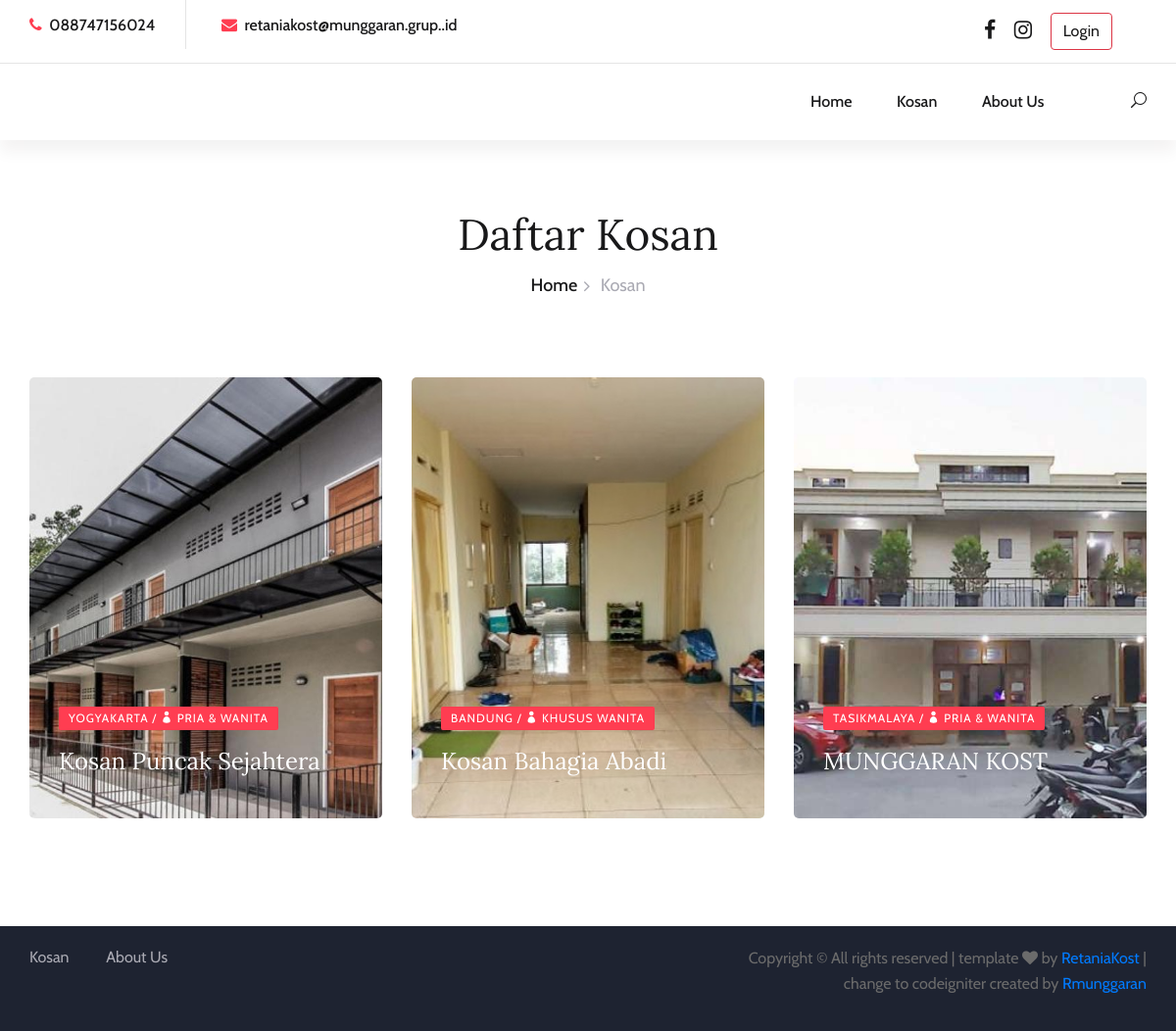
Page /index.php/pages/kosan on the committed database.
### tables this page shows
CREATE TABLE `social_media` (
  `id_sosmed` int(1) NOT NULL,
  `link` text DEFAULT NULL
);

CREATE TABLE `kosan` (
  `id_kosan` int(10) NOT NULL,
  `nama_kosan` varchar(100) NOT NULL,
  `wilayah` varchar(100) NOT NULL,
  `layanan` varchar(20) NOT NULL,
  `foto_utama` text DEFAULT NULL,
  `foto_kamar` text DEFAULT NULL,
  `foto_toilet` text DEFAULT NULL,
  `tlp` varchar(20) NOT NULL,
  `map` text DEFAULT NULL,
  `alamat` text DEFAULT NULL,
  `deskripsi` text NOT NULL
);

### application/controllers/Pages.php (called while the page is built, shortened)
<?php
class Pages extends CI_Controller {
    public function __construct() {
        $this->load->model('Sosmed_model');
        $this->load->library('session');
    }
    public function kosan() {
        $this->load->model('Kosan_model');
        $data['kosan'] = $this->Kosan_model->getRecentKosan();
        $data_ig['ig'] = $this->Sosmed_model->getLinkIg();
        $data_fb['fb'] = $this->Sosmed_model->getLinkFb();
        $data_tlp['tlp'] = $this->Sosmed_model->getLinkTlp();
        $data_email['email'] = $this->Sosmed_model->getLinkEmail();
        $da = array_merge($data_ig, $data_fb, $data_tlp, $data_email);
        $this->load->view('header',$da);
        $this->load->view('kosan',$data);
        $this->load->view('footer');
    }
}

### index.php (called while the page is built, shortened)
<?php
require_once BASEPATH.'core/CodeIgniter.php';

### application/models/Sosmed_model.php (called while the page is built, shortened)
<?php
class Sosmed_model extends CI_Model {
    public function getLinkIg() {
        $query = $this->db->get_where('social_media', array('id_sosmed' => 1));
        return $query->row_array();
    }
    public function getLinkFb() {
        $query = $this->db->get_where('social_media', array('id_sosmed' => 2));
        return $query->row_array();
    }
    public function getLinkTlp() {
        $query = $this->db->get_where('social_media', array('id_sosmed' => 3));
        return $query->row_array();
    }
    public function getLinkEmail() {
        $query = $this->db->get_where('social_media', array('id_sosmed' => 4));
        return $query->row_array();
    }
}
?>

### application/models/kosan_model.php (called while the page is built, shortened)
<?php
class Kosan_model extends CI_Model {
    public function getRecentKosan($limit = 6) {
        $this->db->order_by('id_kosan', 'DESC');
        $this->db->limit($limit);
        $query = $this->db->get('kosan');
        return $query->result_array();
    }
}

### application/views/kosan.php (the view)
<div class="breadcrumb-section">
    <div class="container">
        <div class="row">
            <div class="col-lg-12">
                <div class="breadcrumb-text">
                    <h2>Daftar Kosan</h2>
                    <div class="bt-option">
                        <a href="pages/index">Home</a>
                        <span>Kosan</span>
                    </div>
                </div>
            </div>
        </div>
    </div>
</div>
<section class="rooms-section spad">
    <div class="container">
        <div class="row">
        <?php $replace = array("KOTA", "ADM.", "KAB.");
            foreach ($kosan as $kosan_item): ?>
                <div class="col-lg-4">
                    <div class="blog-item set-bg" data-setbg="<?php echo base_url('public/admin/img/db_images/' . $kosan_item['foto_utama']) ?>">
                        <div class="bi-text">
                            <span class="b-tag"><?= str_replace($replace, "", $kosan_item['wilayah']) ?> / <i class="icon_profile"></i> <?= $kosan_item['layanan'] ?></span>
                            <h4><a href="<?= site_url('kosan/detail/' . $kosan_item['id_kosan']) ?>"><?= ucwords($kosan_item['nama_kosan']) ?></a></h4>
                        </div>
                    </div>
                </div>
            <?php endforeach; ?>
        </div>
    </div>
</section>

### application/views/header.php (shortened to what this page needs)
<!DOCTYPE html>
<html lang="zxx">
<head>
    <link rel="stylesheet" href="<?php echo base_url() ?>public/sona/css/bootstrap.min.css" type="text/css">
    <link rel="stylesheet" href="<?php echo base_url() ?>public/sona/css/font-awesome.min.css" type="text/css">
    <link rel="stylesheet" href="<?php echo base_url() ?>public/sona/css/elegant-icons.css" type="text/css">
    <link rel="stylesheet" href="<?php echo base_url() ?>public/sona/css/flaticon.css" type="text/css">
    <link rel="stylesheet" href="<?php echo base_url() ?>public/sona/css/owl.carousel.min.css" type="text/css">
    <link rel="stylesheet" href="<?php echo base_url() ?>public/sona/css/nice-select.css" type="text/css">
    <link rel="stylesheet" href="<?php echo base_url() ?>public/sona/css/jquery-ui.min.css" type="text/css">
    <link rel="stylesheet" href="<?php echo base_url() ?>public/sona/css/magnific-popup.css" type="text/css">
    <link rel="stylesheet" href="<?php echo base_url() ?>public/sona/css/slicknav.min.css" type="text/css">
    <link rel="stylesheet" href="<?php echo base_url() ?>public/sona/css/style.css" type="text/css">
</head>
<body>
    <header class="header-section header-normal">
        <div class="top-nav">
            <div class="container">
                <div class="row">
                    <div class="col-lg-6">
                        <ul class="tn-left">
                            <li><i class="fa fa-phone"></i> <?= $tlp['link'] ?> </li>
                            <li><i class="fa fa-envelope"></i> <?= $email['link']; ?></li>
                        </ul>
                    </div>
                    <div class="col-lg-6">
                        <div class="tn-right">
                            <div class="top-social">
                                <a href="<?= $fb['link'] ?>" target="_blank"><i class="fa fa-facebook fa-lg"> </i></a>
                                <a href="<?= $ig['link'] ?>" target="_blank"><i class="fa fa-instagram fa-lg"></i></a>
                                <?php if ($this->session->userdata('admin_logged_in') || $this->session->userdata('user_logged_in')): ?>
                                    <?php if ($this->session->userdata('admin_logged_in')): ?>
                                    <a href="<?= site_url('admin/dashboard'); ?>" class="btn btn-outline-danger"> dashboard</a>
                                    <?php else : ?>
                                    <a href="<?= site_url('user'); ?>" class="btn btn-outline-danger"> dashboard</a>
                                    <?php endif ; ?>
                                <?php else: ?>
                                    <a href="<?php echo base_url('auth/login'); ?>" class="btn btn-outline-danger">Login</a>
                                <?php endif; ?>
                            </div>
                        </div>
                    </div>
                </div>
            </div>
        </div>
        <div class="menu-item">
            <div class="container">
                <div class="row">
                    <div class="col-lg-2">
                        <div class="logo">
                        </div>
                    </div>
                    <div class="col-lg-10">
                        <div class="nav-menu">
                            <nav class="mainmenu">
                                <ul>
                                    <li <?= (uri_string() == 'index') ? 'class="active"' : '' ?>>
                                        <a href="/webkost/index">Home</a>
                                    </li>
                                    <li <?= (uri_string() == 'kosan') ? 'class="active"' : '' ?>>
                                        <a href="/webkost/kosan">Kosan</a>
                                    </li>
                                    <li <?= (uri_string() == 'about') ? 'class="active"' : '' ?>>
                                        <a href="/webkost/about">About Us</a>
                                    </li>
                                </ul>
                            </nav>
                            <div class="nav-right search-switch">
                                <i class="icon_search"></i>
                            </div>
                        </div>
                    </div>
                </div>
            </div>
        </div>
    </header>

### public/sona/css/style.css (style rules this page uses)
html, body { height: 100%; font-family: "Cabin", sans-serif; -webkit-font-smoothing: antialiased; font-smoothing: antialiased; }
h1, h2, h3, h4, h5, h6 { margin: 0; color: #111111; font-weight: 400; font-family: "Lora", serif; }
h2 { font-size: 36px; }
h4 { font-size: 24px; }
ul, ol { padding: 0; margin: 0; }
.set-bg { background-repeat: no-repeat; background-size: cover; background-position: top center; }
.spad { padding-top: 100px; padding-bottom: 100px; }
.header-section.header-normal .menu-item { -webkit-box-shadow: 0px 12px 15px rgba(36, 11, 12, 0.05); box-shadow: 0px 12px 15px rgba(36, 11, 12, 0.05); }
.top-nav { border-bottom: 1px solid #e5e5e5; }
.top-nav .tn-left li { list-style: none; display: inline-block; font-size: 16px; color: #19191a; font-weight: 500; padding: 14px 0 12px; margin-right: 64px; position: relative; }
.top-nav .tn-left li:after { position: absolute; right: -32px; top: 0; width: 1px; height: 100%; background: #e5e5e5; content: ""; }
.top-nav .tn-left li:last-child { margin-right: 0; }
.top-nav .tn-left li:last-child:after { display: none; }
.top-nav .tn-left li i { color: #ff3d51; margin-right: 4px; }
.top-nav .tn-right { text-align: right; }
.top-nav .tn-right .top-social { display: inline-block; margin-right: 35px; padding: 13px 0; }
.top-nav .tn-right .top-social a { display: inline-block; font-size: 16px; color: #19191a; margin-left: 15px; }
.menu-item { position: relative; z-index: 9; }
.menu-item .logo { padding: 25px 0; }
.menu-item .nav-menu { text-align: right; }
.menu-item .nav-menu .mainmenu { display: inline-block; }
.menu-item .nav-menu .mainmenu li { list-style: none; display: inline-block; position: relative; z-index: 1; }
.menu-item .nav-menu .mainmenu li a { font-size: 16px; color: #19191a; margin-right: 42px; font-weight: 500; display: inline-block; padding: 27px 0; position: relative; -webkit-transition: all 0.3s; -o-transition: all 0.3s; transition: all 0.3s; }
.menu-item .nav-menu .mainmenu li a:after { position: absolute; left: 0; top: 52px; width: 100%; height: 2px; background: #ff3d51; content: ""; opacity: 0; -webkit-transition: all 0.3s; -o-transition: all 0.3s; transition: all 0.3s; }
.menu-item .nav-menu .nav-right { display: inline-block; margin-left: 43px; padding: 27px 0px; }
.menu-item .nav-menu .nav-right i { font-size: 16px; color: #19191a; cursor: pointer; }
.breadcrumb-section { padding-top: 70px; padding-bottom: 80px; }
.breadcrumb-text { text-align: center; }
.breadcrumb-text h2 { font-size: 44px; color: #19191a; margin-bottom: 12px; }
.breadcrumb-text .bt-option a { display: inline-block; font-size: 18px; color: #19191a; margin-right: 20px; position: relative; font-weight: 500; }
.breadcrumb-text .bt-option a:after { position: absolute; right: -13px; top: 1px; content: ""; font-size: 18px; font-family: "FontAwesome"; color: #aaaab3; }
.breadcrumb-text .bt-option span { display: inline-block; font-size: 18px; color: #aaaab3; }
.rooms-section { padding-top: 0; padding-bottom: 80px; }
.blog-item { height: 450px; position: relative; margin-bottom: 30px; border-radius: 5px; }
.blog-item .bi-text { position: absolute; left: 0; bottom: 25px; width: 100%; padding-left: 30px; padding-right: 30px; }
.blog-item .bi-text .b-tag { display: inline-block; color: #ffffff; font-size: 12px; text-transform: uppercase; letter-spacing: 1px; background: #ff3d51; padding: 3px 10px; border-radius: 2px; }
.blog-item .bi-text h4 { margin-top: 18px; margin-bottom: 18px; }
.blog-item .bi-text h4 a { color: #ffffff; }
@media only screen and (min-width: 1200px) { .container { max-width: 1170px; } }

### rows in the picture
social_media: link "088747156024"
social_media: link "retaniakost@munggaran.grup..id"
kosan: shows a picture, wilayah "YOGYAKARTA", layanan "PRIA & WANITA", nama_kosan "Kosan Puncak Sejahtera"
kosan: shows a picture, wilayah "BANDUNG", layanan "KHUSUS WANITA", nama_kosan "Kosan Bahagia Abadi"
kosan: shows a picture, wilayah "TASIKMALAYA", layanan "PRIA & WANITA", nama_kosan "MUNGGARAN KOST"
